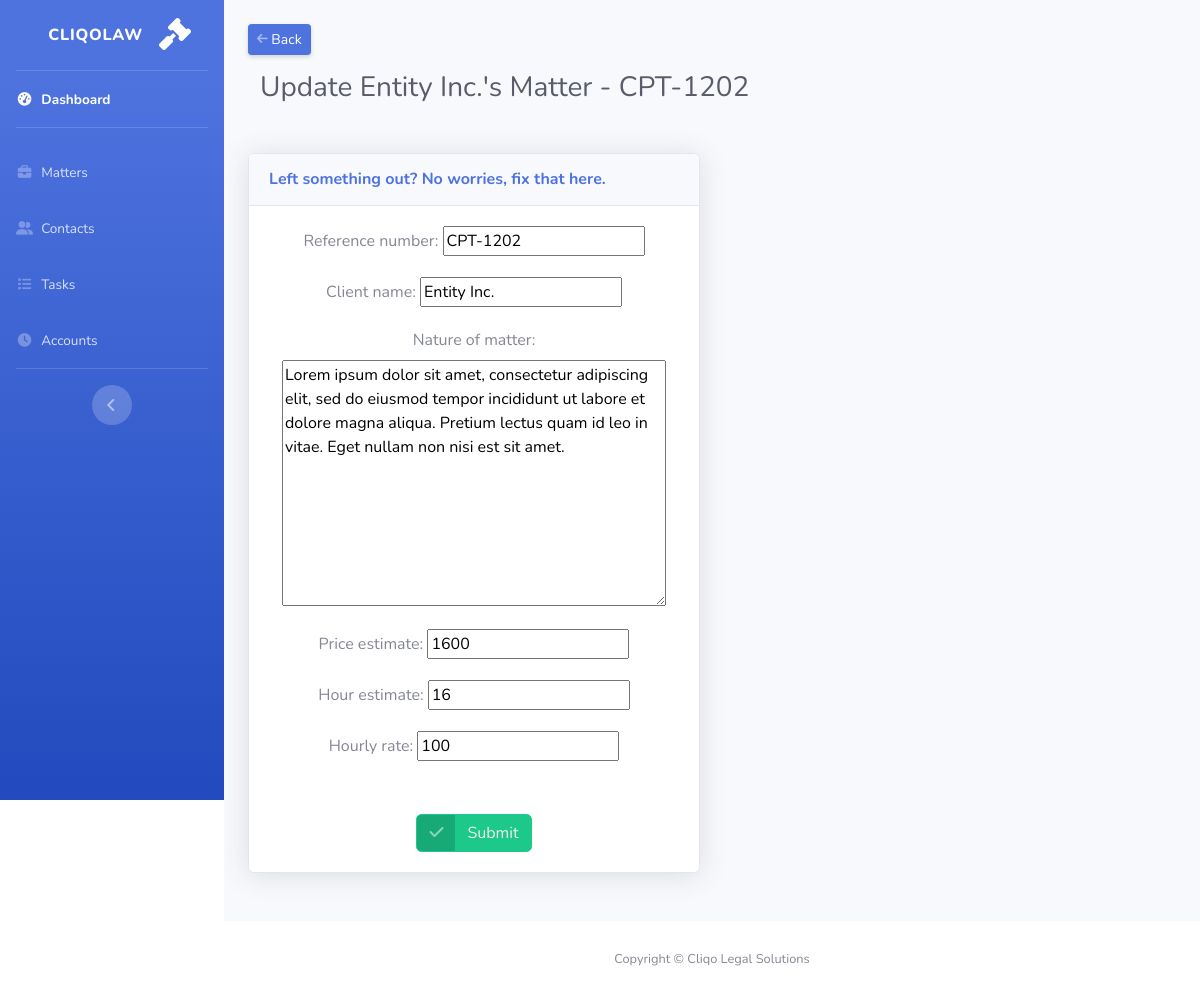
Screenshot of /app/update-matter/1 with the database file from the repository.
### cliqo/models.py (models this page shows)
class NewMatter(models.Model):
    PERSON = 'Person'
    BIZ = 'Business'
    CLIENT_TYPES = [
        (PERSON, 'Person'),
        (BIZ, 'Business')
    ]
    reference_number = models.CharField(max_length=100, unique=True, default="#REF0000")
    client_name = models.CharField(max_length=250, default="Client Name")
    client_type = models.CharField(max_length=8, choices=CLIENT_TYPES, default=PERSON)
    nature_of_matter = models.TextField(default="Nature of Matter")
    price_estimate = models.IntegerField(default=100)
    hour_estimate = models.IntegerField(default=1)
    hourly_rate = models.IntegerField(default=100)
    def __str__(self):
        return "{}'s Matter - {}".format(self.client_name, self.reference_number)

### cliqo/views.py (the view, shortened to what this page needs)
# urls.py: path('update-matter/<int:pk>', views.MattersUpdateView.as_view(), name="update-matter"),
class MattersUpdateView(generic.UpdateView):
    model = NewMatter
    fields = ['reference_number', 'client_name',
              'nature_of_matter', 'price_estimate',
              'hour_estimate', 'hourly_rate']
    template_name = 'cliqo/newmatter_update.html'

### cliqo/templates/cliqo/newmatter_update.html (shortened to what this page needs)
{% extends 'cliqo/base.html' %}
{% load static %}
{% block content %}
<div style="padding-bottom: 1em;">
    <a href="{% url 'cliqo:matter-focus' object.id %}"
       class="d-none d-sm-inline-block btn btn-sm btn-primary shadow-sm">
         Back</a>
</div>
<div class="d-sm-flex align-items-center justify-content-between col-12" style="padding-bottom: 3em;">
    <h1 class="h3 mb-0 text-gray-800">Update {{ object }}</h1>
</div>
<div class="row">
    <div class="col-lg-6 mb-4">
      <div class="card shadow mb-4">
          <div class="card-header py-3">
              <h6 class="m-0 font-weight-bold text-primary">Left something out? No worries, fix that here.</h6>
          </div>
          <div class="card-body">
              <div class="text-center">
                  <form action="{% url 'cliqo:update-matter' object.id %}" method="post">
                      <div>
                          {{ form.as_p }}
                      </div>
                      <button type="submit" class="btn btn-success btn-icon-split" style="margin-top: 2em">
                          <span class="icon text-white-50">
                              <i class="fas fa-check"></i>
                          </span>
                          <span class="text" style="color: #f0f0f0">Submit</span>
                      </button>
                    </form>
              </div>
          </div>
      </div>
    </div>
</div>
{% endblock %}

### rows the page displays
NewMatter: client_name+reference_number "Entity Inc.'s Matter - CPT-1202", reference_number "CPT-1202", client_name "Entity Inc.", nature_of_matter "Lorem ipsum dolor sit amet, consectetur adipiscing elit, sed do eiusmod tempor incididunt ut labore et dolore magna aliqua. Pretium lectus quam id leo in vitae. Eget nullam non nisi est sit amet.", price_estimate "1600", hour_estimate "16", hourly_rate "100"
